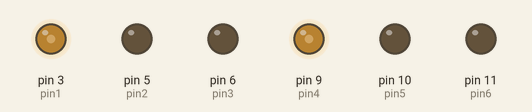
Recording of a sketch running on a simulated Arduino Uno, built with avr-gcc and run on an emulated ATmega328P. Parts: output pins drawn as LEDs (lit = HIGH).

Above: at 0.05 s.
At 0.15 s:
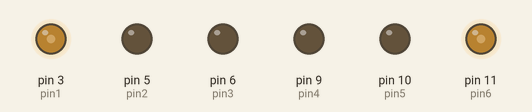
At 0.3 s:
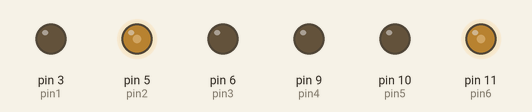
At 0.45 s:
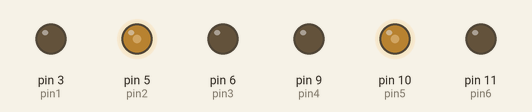
At 0.6 s:
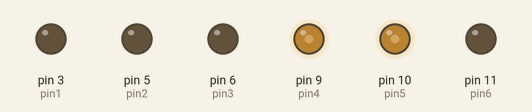
Timing chart, 0 to 3.0 s (numbered marks = the images above):
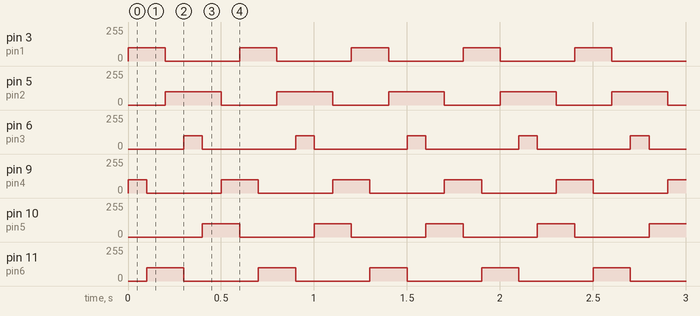

The sketch:

irfz44n_bldc_driver.ino
```cpp
int pin1 = 3;
int pin2 = 5;
int pin3 = 6;
int pin4 = 9;
int pin5 = 10;
int pin6 = 11;
int valo = 100;
int del = 100;
void setup() {
  // put your setup code here, to run once:
  pinMode(pin1, OUTPUT);
  pinMode(pin2, OUTPUT);
  pinMode(pin3, OUTPUT);
  pinMode(pin4, OUTPUT);
  pinMode(pin5, OUTPUT);
  pinMode(pin6, OUTPUT);

}

void loop() {
  // put your main code here, to run repeatedly:


  analogWrite(pin1, valo);
  analogWrite(pin2, 0);
  analogWrite(pin3, 0);
  analogWrite(pin4, valo);
  analogWrite(pin5, 0);
  analogWrite(pin6, 0);
  delay(del);//1
  analogWrite(pin1, valo);
  analogWrite(pin2, 0);
  analogWrite(pin3, 0);
  analogWrite(pin4, 0);
  analogWrite(pin5, 0);
  analogWrite(pin6, valo);
  delay(del);//2
  analogWrite(pin1, 0);
  analogWrite(pin2, valo);
  analogWrite(pin3, 0);
  analogWrite(pin4, 0);
  analogWrite(pin5, 0);
  analogWrite(pin6, valo);
  delay(del);//3
  analogWrite(pin1, 0);
  analogWrite(pin2, valo);
  analogWrite(pin3, valo);
  analogWrite(pin4, 0);
  analogWrite(pin5, 0);
  analogWrite(pin6, 0);
  delay(del);//4
  analogWrite(pin1, 0);
  analogWrite(pin2, valo);
  analogWrite(pin3, 0);
  analogWrite(pin4, 0);
  analogWrite(pin5, valo);
  analogWrite(pin6, 0);
  delay(del);//5
  analogWrite(pin1, 0);
  analogWrite(pin2, 0);
  analogWrite(pin3, 0);
  analogWrite(pin4, valo);
  analogWrite(pin5, valo);
  analogWrite(pin6, 0);
  delay(del);//6
}
```

Measured:
- by itself, pin 3 (pin1), pin 10 (pin5), pin 11 (pin6): alternates 100/255 for 0.20 s and 0/255 for 0.40 s
- by itself, pin 5 (pin2): alternates 100/255 for 0.30 s and 0/255 for 0.30 s
- by itself, pin 6 (pin3): alternates 100/255 for 0.10 s and 0/255 for 0.50 s
- by itself, pin 9 (pin4): repeats every 0.60 s: 0/255 0.40 s, 100/255 0.20 s
